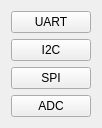
<?xml version="1.0" encoding="UTF-8"?>
<ui version="4.0">
 <class>widget</class>
 <widget class="QWidget" name="widget">
  <property name="geometry">
   <rect>
    <x>0</x>
    <y>0</y>
    <width>93</width>
    <height>128</height>
   </rect>
  </property>
  <property name="windowTitle">
   <string>widget</string>
  </property>
  <layout class="QGridLayout" name="gridLayout">
   <item row="0" column="0">
    <widget class="QPushButton" name="pushButton">
     <property name="text">
      <string>UART</string>
     </property>
    </widget>
   </item>
   <item row="1" column="0">
    <widget class="QPushButton" name="pushButton_2">
     <property name="text">
      <string>I2C</string>
     </property>
    </widget>
   </item>
   <item row="2" column="0">
    <widget class="QPushButton" name="pushButton_3">
     <property name="text">
      <string>SPI</string>
     </property>
    </widget>
   </item>
   <item row="3" column="0">
    <widget class="QPushButton" name="pushButton_4">
     <property name="text">
      <string>ADC</string>
     </property>
    </widget>
   </item>
  </layout>
 </widget>
 <layoutdefault spacing="6" margin="11"/>
 <resources/>
 <connections/>
</ui>
